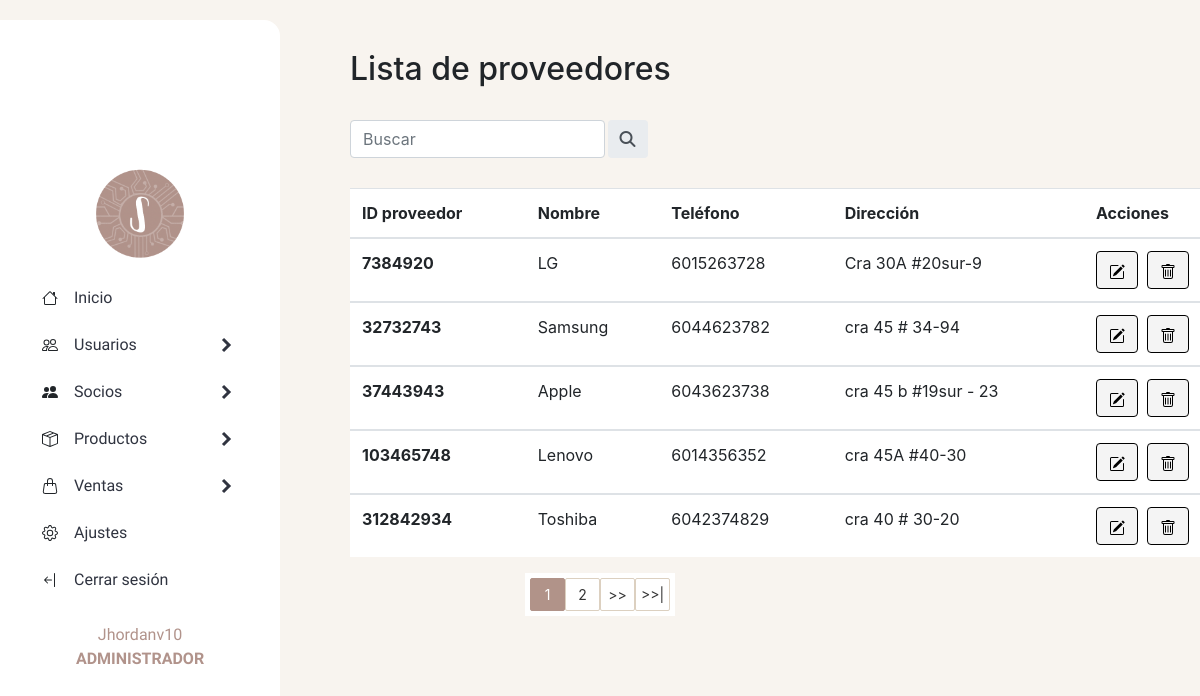
Before: /sistema/socios/listaproveedores.php (signed in) with the older database file.
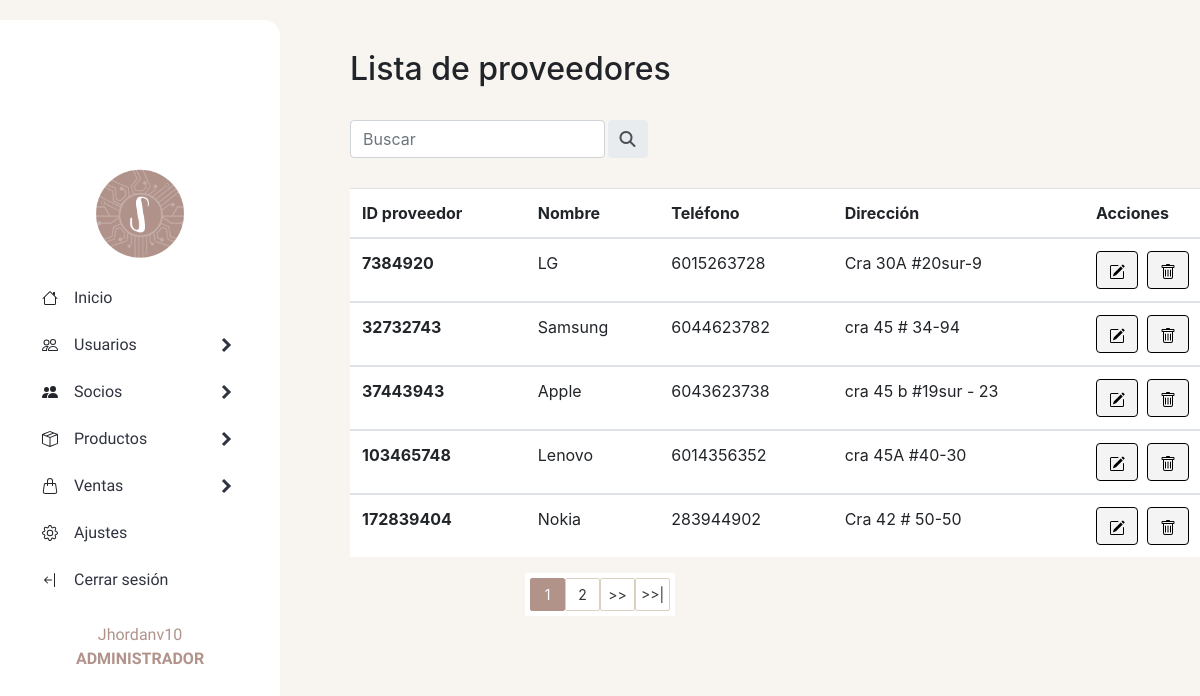
After: the same page with the newer database file.
### tables this page shows
CREATE TABLE `proveedor` (
  `id_proveedor` int(15) NOT NULL,
  `nombre_proveedor` varchar(30) NOT NULL,
  `direccion` varchar(30) NOT NULL,
  `telefono` varchar(15) NOT NULL,
  `estado` int(11) NOT NULL DEFAULT 1
);

### sistema/socios/listaproveedores.php (the view, shortened to what this page needs)
<!DOCTYPE html>
<html lang="en">
<head>
</head>
<body>
    <header>
        <?php include '../generales/headerapp.php' ?>
    </header>
    <section>
        <div>
            <h2 class="tittle-list">Lista de proveedores</h2> <br>
        </div>
        <div class="buscador">
            <form id="busqueda-users" class="input-group rounded" action="buscadorproveedores.php" method="get">
                <input type="text" class="form-control rounded" aria-label="Search" aria-describedby="search-addon" name="busqueda" id="busqueda" placeholder="Buscar" />
                <button class="input-group-text border-0" id="search-addon">
                    <i type="submit" class="fas fa-search"></i>
                </button>
            </form>
        </div>
        <table class="table">
            <thead>
                <tr>
                    <th>ID proveedor</th>
                    <th>Nombre</th>
                    <th>Teléfono</th>
                    <th>Dirección</th>
                    <?php
                    if ($tipo_rol == 'Administrador') {
                    ?>
                        <th>Acciones</th>
                    <?php } ?>
                </tr>
            </thead>
            <?php
            $sql_registe = mysqli_query($conn, "SELECT COUNT(*) as total_registros
                FROM proveedor WHERE estado = 1");
            $result_register = mysqli_fetch_array($sql_registe);
            $total_registro = $result_register['total_registros'];
            $por_pagina = 5;
            if (empty($_GET['pagina'])) {
                $pagina = 1;
            } else {
                $pagina = $_GET['pagina'];
            }
            $desde = ($pagina - 1) * $por_pagina;
            $total_paginas = ceil($total_registro / $por_pagina);
            $query = mysqli_query($conn, "SELECT * FROM proveedor WHERE estado = 1 ORDER BY id_proveedor ASC LIMIT $desde, $por_pagina");
            $result = mysqli_num_rows($query);
            if ($result > 0) {
                while ($data = mysqli_fetch_array($query)) {
            ?>
                    <tbody>
                        <tr>
                            <th scope="row"><?php echo $data["id_proveedor"] ?> </th>
                            <td> <?php echo $data["nombre_proveedor"] ?> </td>
                            <td> <?php echo $data["telefono"] ?> </td>
                            <td><?php echo $data["direccion"] ?> </td>
                            <?php
                            if ($tipo_rol == 'Administrador') {
                            ?>
                                <td>
                                <a href="editarproveedor.php?id=<?php echo $data["id_proveedor"] ?>">
                                            <button type="button" id="button-editar" class="btn btn-warning">
                                            </button>
                                        </a>
                                        <a href="eliminarproveedor.php?id=<?php echo $data["id_proveedor"] ?>">
                                            <button type="button" id="button-eliminar" class="btn btn-danger">
                                            </button>
                                        </a>
                                    <?php }   ?>
                                <?php
                                } ?>
                        </tr>
                <?php
                }
                ?>
                    </tbody>
        </table>
        <div class="paginador">
            <ul>
                <?php
                for ($i = 1; $i <= $total_paginas; $i++) {
                    if ($i == $pagina) {
                        echo '<li class="pageSelected">' . $i . '</li>';
                    } else {
                        echo '<li><a href="?pagina=' . $i . '">' . $i . '</a></li>';
                    }
                }
                if ($pagina != $total_paginas) {
                ?>
                    <li><a href="?pagina= <?php echo $pagina + 1; ?>"> >> </a></li>
                    <li><a href="?pagina= <?php echo $total_paginas; ?> "> >>| </a></li>
                <?php } ?>
            </ul>
        </div>
    </section>
</body>
</html>

Changed rows visible on the page:
no longer on this page (row unchanged): proveedor: id_proveedor "312842934", nombre_proveedor "Toshiba", telefono "6042374829", direccion "cra 40 # 30-20"
added proveedor: id_proveedor "172839404", nombre_proveedor "Nokia", telefono "283944902", direccion "Cra 42 # 50-50"
